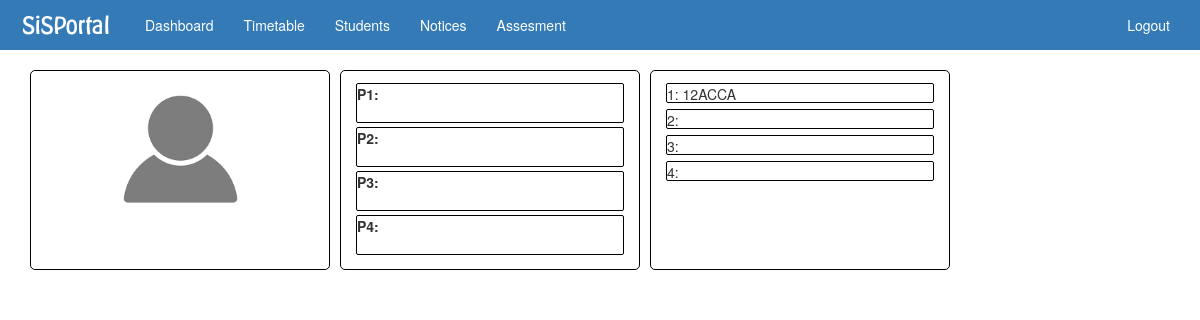
/teacher-dashboard.php (signed in), run on an earlier commit of the app's database.
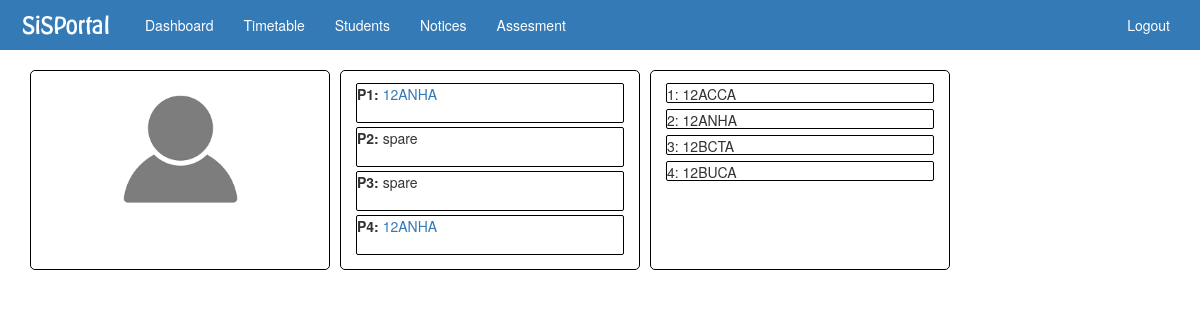
And on a later commit of the database.
### tables this page shows
CREATE TABLE `time_table` (
  `userID` int(10) NOT NULL,
  `day` int(1) NOT NULL,
  `p1` varchar(7) DEFAULT NULL,
  `p2` varchar(7) DEFAULT NULL,
  `p3` varchar(7) DEFAULT NULL,
  `p4` varchar(7) DEFAULT NULL
);

### teacher-dashboard.php (the view, shortened to what this page needs)
<?php
require('dbc.php');
include('include.php');
$stmt = $pdo->query("SELECT * from time_table where userID=".$_SESSION['userID']."");
$subjects = array();
while ($row = $stmt->fetch()) {
  array_push($subjects, $row['p1'], $row['p2'], $row['p3'], $row['p4']);
}
$day5 = array($subjects[16], $subjects[17], $subjects[18], $subjects[19]);
if (date( "w", $timestamp) == 4) {
  $subjectday = $day5;
}
$stmt2 = $pdo->query("SELECT classcode from classes where userID=".$_SESSION['userID']."");
$subjects2 = array();
while ($row2 = $stmt2->fetch()) {
  array_push($subjects2, $row2['classcode']);
}
?>
<link rel='stylesheet' type='text/css' href='css/student-dashboard.css'/>
</head>
  <body>
    <?php require('components/teacher-navbar.php'); ?>
    <div class='container'>
     <div id='dashboard-group'>
      <div id='dash-box' class='col-md-4'>
        <img id='profile-image' src='user-image/profile-pic.png'/>
      </div>
      <div id='dash-box' class='col-md-4'>
        <div id='small-box-group'>
          <div class='box-rows'>
            <p><strong>P1:</strong> <?php if($subjectday[0] != 'spare'){echo ('<a target="_blank" href="markrole.php?class='.$subjectday[0].'&period=1">'.($subjectday[0]).'</a>');}  else {echo($subjectday[0]);}?></p>
          </div>
          <div class='box-rows'>
            <p><strong>P2:</strong> <?php if($subjectday[1] != 'spare'){echo ('<a target="_blank" href="markrole.php?class='.$subjectday[1].'&period=1">'.($subjectday[1]).'</a>');} else {echo($subjectday[1]);} ?></p>
          </div>
          <div class='box-rows'>
            <p><strong>P3:</strong> <?php if($subjectday[2] != 'spare'){echo ('<a target="_blank" href="markrole.php?class='.$subjectday[2].'&period=1">'.($subjectday[2]).'</a>');} else {echo($subjectday[2]);} ?></p>
          </div>
          <div class='box-rows'>
            <p><strong>P4:</strong> <?php if($subjectday[3] != 'spare'){echo ('<a target="_blank" href="markrole.php?class='.$subjectday[3].'&period=1">'.($subjectday[3]).'</a>');} else {echo($subjectday[3]);} ?></p>
          </div>
      </div>
    </div>
    <div id='dash-box' class='col-md-4'>
      <div id='small-box-group'>
        <div class='box-rows-1'>
          <p>1: <?php print_r($subjects2[0]); ?></p>
        </div>
        <div class='box-rows-1'>
          <p>2: <?php print_r($subjects2[1]); ?></p>
        </div>
        <div class='box-rows-1'>
          <p>3: <?php print_r($subjects2[2]); ?></p>
        </div>
        <div class='box-rows-1'>
          <p>4: <?php print_r($subjects2[3]); ?></p>
        </div>
        </div>
    </div>
    </div>
  </div>
  </body>
</html>

### include.php (shortened to what this page needs)
<!DOCTYPE hmtl>
<html lang='en'>
<head>
  <link rel='stylesheet' type='text/css' href='css/bootstrap.css'/>

### components/teacher-navbar.php (shortened to what this page needs)
<nav id='navbar-top' class="navbar navbar-inverse">
  <div class="container-fluid">
    <div class="navbar-header">
      <a class="navbar-brand" href="#"><img id='logo-image' src='images/logo.png'/></a>
    </div>
    <div class="collapse navbar-collapse" id="myNavbar">
      <ul class="nav navbar-nav">
        <li><a id='nav-text' href="teacher-dashboard.php">Dashboard</a></li>
        <li><a id='nav-text' href="timetable.php">Timetable</a></li>
        <li><a id='nav-text' href="students.php">Students</a></li>
        <li><a id='nav-text' href="notices.php">Notices</a></li>
        <li><a id='nav-text' href="Assesment.php">Assesment</a></li>
      </ul>
      <ul class="nav navbar-nav navbar-right">
        <li><a id='nav-text' href="<?php echo "login.php";?>">Logout</a></li>
      </ul>
    </div>
  </div>
</nav>

### css/student-dashboard.css (style rules this page uses)
#navbar-top { border-radius: 0px; background-color: #337ab7; border: none; }
#logo-image { width: 100px; margin-top: -15px; }
#nav-text { color: #ffffff; }
#dashboard-group { display: block; margin-left: auto; margin-right: auto; }
#dash-box { height: 200px; max-width: 300px; border: 1px solid black; border-radius: 5px; margin-right: 10px; margin-bottom: 15px; }
#small-box-group { margin-top: 12px; }
#profile-image { display: block; width: 159px; margin-left: auto; margin-right: auto; }
.box-rows { margin-top: 4px; height: 40px; max-width: 100%; border: 1px solid black; border-radius: 2px; }
.box-rows-1 { margin-top: 6px; height: 20px; max-width: 100%; border: 1px solid black; border-radius: 2px; }

What changed in the data, as far as the page shows it:
added time_table: p4 "12ANHA", p1 "spare"
Also different on the page:
text no longer shown: "12ACCA"
text now shown: "12ACCA 12ANHA 12BCTA 12BUCA"
